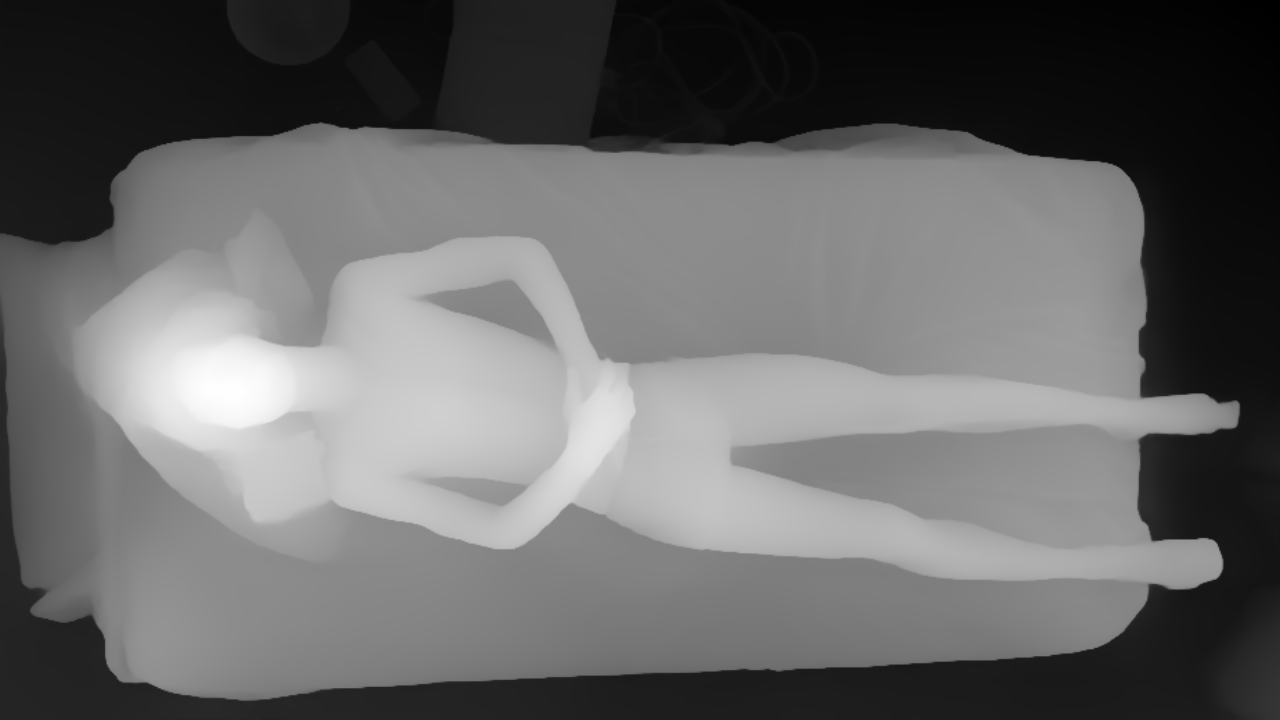

The script that drew this image:
import sys

import cv2
import torch
import matplotlib
import numpy as np

from depth_anything_v2.dpt import DepthAnythingV2

def depth_map(frame, debug=False):
    input_size = 518
    encoder = "vits" # ['vits', 'vitb', 'vitl', 'vitg']
    grayscale = True
    
    DEVICE = 'cpu'
    
    model_configs = {
        'vits': {'encoder': 'vits', 'features': 64, 'out_channels': [48, 96, 192, 384]},
        'vitb': {'encoder': 'vitb', 'features': 128, 'out_channels': [96, 192, 384, 768]},
        'vitl': {'encoder': 'vitl', 'features': 256, 'out_channels': [256, 512, 1024, 1024]},
        'vitg': {'encoder': 'vitg', 'features': 384, 'out_channels': [1536, 1536, 1536, 1536]}
    }
    
    depth_anything = DepthAnythingV2(**model_configs[encoder])
    depth_anything.load_state_dict(torch.load(f'checkpoints/depth_anything_v2_{encoder}.pth', map_location='cpu'))
    depth_anything = depth_anything.to(DEVICE).eval()
    
    cmap = matplotlib.colormaps.get_cmap('Spectral_r')
    
    
    depth = depth_anything.infer_image(frame, input_size)
    
    depth = (depth - depth.min()) / (depth.max() - depth.min()) * 255.0
    depth = depth.astype(np.uint8)
    
    if grayscale:
        depth = np.repeat(depth[..., np.newaxis], 3, axis=-1)
    else:
        depth = (cmap(depth)[:, :, :3] * 255)[:, :, ::-1].astype(np.uint8)
    
    if debug:
        cv2.imwrite('depth.png', depth)

    return depth

if __name__ == "__main__":
    img_path = sys.argv[1]
    raw_image = cv2.imread(img_path)
    depth_map(raw_image, debug=True)
